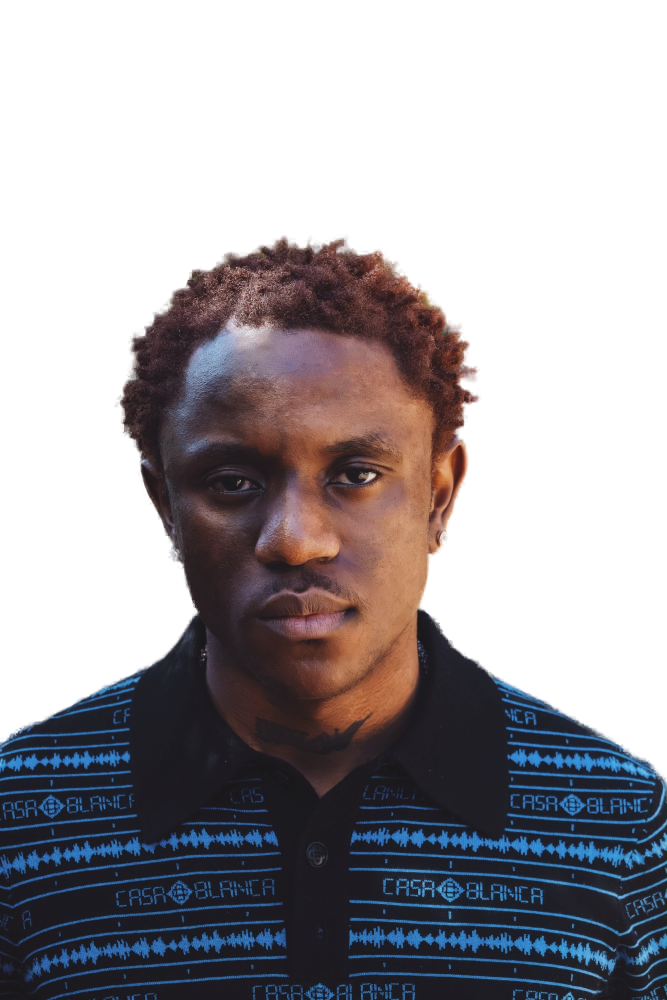
#> input picture bonfire-tour/victony_cutout.png, 1334 x 2000 px (shown at 1/2 size)
$ python illustrated.py
#> lines starting #> are read from the running program, lines starting #| are printed output that depends on the picture; after the words box and inside, x2 and y2 are one past the last pixel; in counts of white or black regions, pixels touching at a corner belong together
### bonfire-tour/abuja/design-b/backgrounds.py
# Background styles for Abuja Design B
import numpy as np
from PIL import Image, ImageFilter, ImageDraw, ImageFont
W,H=2160,2700
yy,xx=np.mgrid[0:H,0:W].astype(np.float32)
def noise(f,seed,blur=None):
    r=np.random.default_rng(seed)
    n=Image.fromarray((r.random((max(2,int(f*H/W)),f))*255).astype(np.uint8)).resize((W,H),Image.BICUBIC)
    n=n.filter(ImageFilter.GaussianBlur(blur if blur else W/f*0.3))
    n=np.asarray(n).astype(np.float32)/255; return (n-n.mean())/(n.std()+1e-6)
def vign(s=0.12): return np.clip(1.03-s*np.hypot((xx-W/2)/W,(yy-H/2)/H)**2*3,0.7,1)[...,None]
FONT='/home/user/agent-skillzone/bonfire-tour/fonts/Anton-Regular.ttf'

def paper(r):
    bg=np.array([224,223,219],np.float32)+noise(6,1)[...,None]*5+noise(40,2)[...,None]*3+r.normal(0,5,(H,W,1))
    return bg*vign()

# [52 lines left out: functions newsprint, wheatpaste, concrete, not called in this run]

def burnt(r):
    bg=np.array([232,222,200],np.float32)+noise(5,12)[...,None]*6+noise(50,13)[...,None]*3+r.normal(0,5,(H,W,1))
    edge=np.minimum.reduce([xx,yy,W-xx,H-yy])+noise(10,14)*35+noise(40,15)*12
    burn=np.clip((80-edge)/30,0,1)            # charred margin
    scorch=np.clip((230-edge)/150,0,1)**1.6    # brown scorch gradient
    bg=bg*(1-scorch[...,None]*0.55)+np.array([120,62,22])*scorch[...,None]*0.55
    bg=bg*(1-burn[...,None])+np.array([16,12,10])*burn[...,None]
    glow=np.exp(-((edge-80)/8)**2)*(noise(30,16)>0.6)   # embers on the burning edge
    bg+=glow[...,None]*np.array([200,70,10])
    return bg

# [9 lines left out: function citytype, not called in this run]

STYLES={'paper':paper,'newsprint':newsprint,'wheatpaste':wheatpaste,'concrete':concrete,'burnt':burnt,'citytype':citytype}
def make(style,seed=1): return STYLES[style](np.random.default_rng(seed))

### bonfire-tour/abuja/design-b/illustrated.py
# Abuja Design B: illustrated ink sketch + painted colour blocks on light paper (Toronto-flyer direction)
import numpy as np, sys, os
import backgrounds
STYLE=sys.argv[1] if len(sys.argv)>1 else 'burnt'
TITLE=STYLE=='burnt'
from PIL import Image, ImageFilter, ImageDraw
rng=np.random.default_rng(5)
W,H=2160,2700
yy,xx=np.mgrid[0:H,0:W].astype(np.float32)
def noise(f,seed,blur=None):
    r=np.random.default_rng(seed)
    n=Image.fromarray((r.random((max(2,int(f*H/W)),f))*255).astype(np.uint8)).resize((W,H),Image.BICUBIC)
    n=n.filter(ImageFilter.GaussianBlur(blur if blur else W/f*0.3))
    n=np.asarray(n).astype(np.float32)/255; return (n-n.mean())/(n.std()+1e-6)
# ---------- tour stop settings (city, date, the two paint colours)
TOUR={
  'abuja':        dict(city='ABUJA',         date='4TH DEC',  c1=(244,112,28), c2=(214,28,30)),    # orange + red
  'lagos':        dict(city='LAGOS',         date='DATE TBA', c1=(240,178,32), c2=(180,16,44)),    # gold + crimson
  'port-harcourt':dict(city='PORT HARCOURT', date='DATE TBA', c1=(222,34,128), c2=(226,40,30)),    # magenta + red
}
CITY=os.environ.get('CITY','abuja'); CFG=TOUR[CITY]
for k in ('date',):
    if os.environ.get('DATE'): CFG['date']=os.environ['DATE']
ORANGE=np.array(CFG['c1'],np.float32); RED=np.array(CFG['c2'],np.float32)   # c1 = left/first colour, c2 = right/second colour
C1=tuple(int(v) for v in CFG['c1']); C2=tuple(int(v) for v in CFG['c2'])

# ---------- paper background
_=rng.normal(0,5,(H,W,1))   # keep the portrait's random stream unchanged
bg=backgrounds.make(STYLE)
#> in noise (call 5), `n=n.filter(ImageFilter.GaussianBlur(blur if blur else W/f*0.3))`:
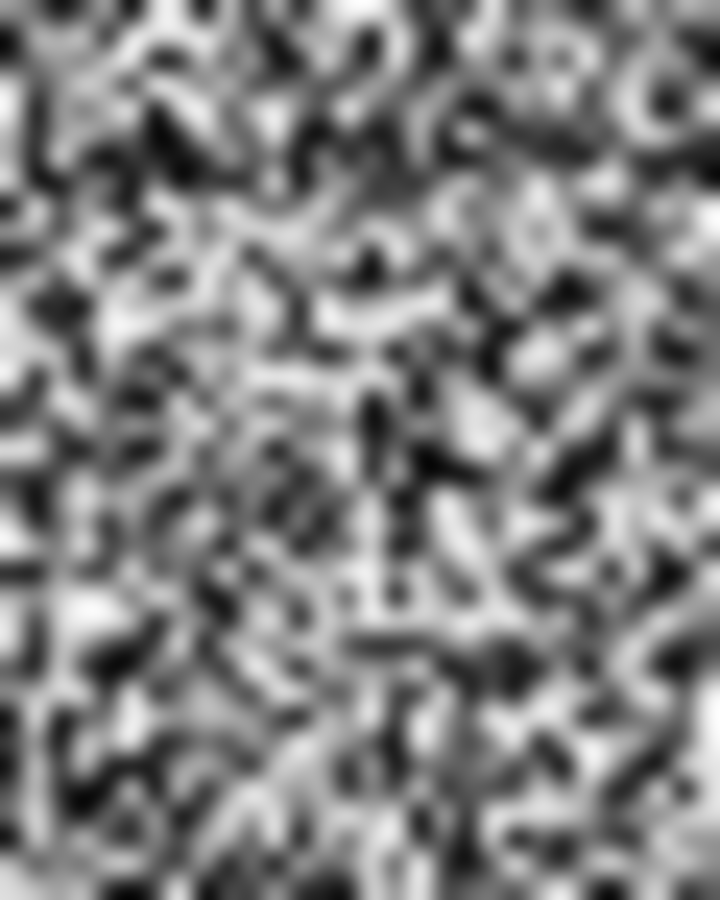
#> n: PIL image 2160x2700 L (shown at 1/3 size); min 3, max 254, mean 128.7
#> in burnt, `bg+=glow[...,None]*np.array([200,70,10])`:
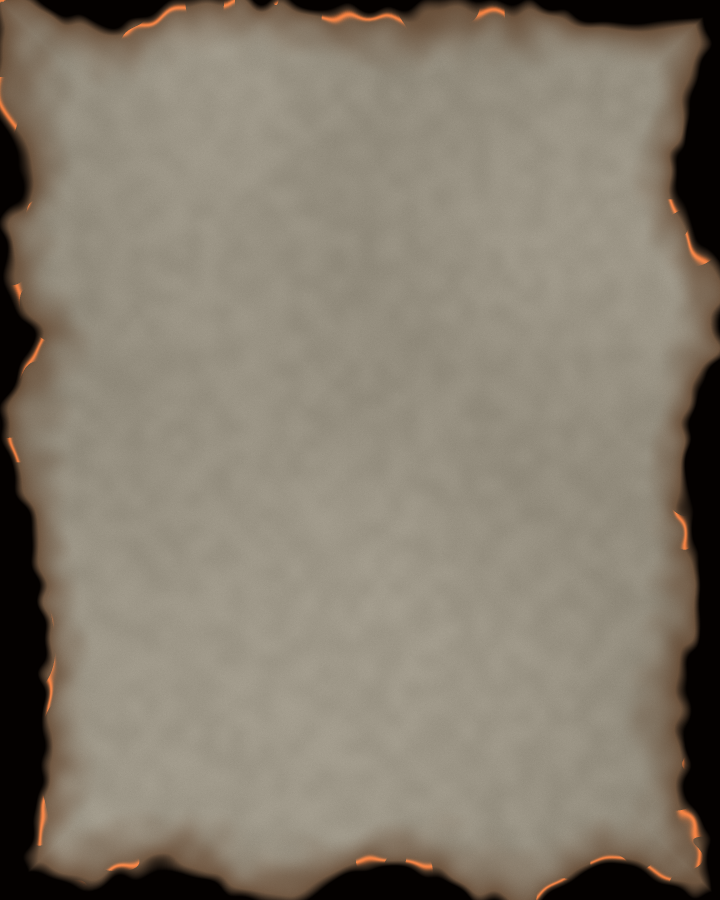
#> bg: shape (2700, 2160, 3) float64 (shown at 1/3 size); mean of channels 0, 1, 2 203.2, 190.4, 169.1; drawn with min black and max white

# ---------- place portrait
cut=Image.open('../../victony_cutout.png').convert('RGBA')
#> cut is the input picture: PIL image 1334x2000 RGBA; mean R, G, B, A 79.8, 64.5, 69.4, 124.3
SC=1.55; TOP=780; HEADTOP=463
cut=cut.resize((int(cut.width*SC),int(cut.height*SC)),Image.LANCZOS)
#> cut: PIL image 2067x3100 RGBA
ox=(W-cut.width)//2; oy=int(TOP-HEADTOP*SC)
#> after `ox = (W - cut.width) // 2`: ox = 46
lay=Image.new('RGBA',(W,H),(0,0,0,0)); lay.paste(cut,(ox,oy),cut)
#> after `lay = Image.new('RGBA', (W, H), (0, 0, 0, 0))`: lay: PIL image 2160x2700 RGBA; every value is 0
a=np.asarray(lay).astype(np.float32)/255; al=a[...,3]; rgb=a[...,:3]
P=lambda x,y:(ox+x*SC,oy+y*SC)   # cutout coords -> canvas

# ---------- ink drawing from the photo
L=rgb@np.array([.3,.59,.11],np.float32)
Li=Image.fromarray((L*255).astype(np.uint8))
b1=np.asarray(Li.filter(ImageFilter.GaussianBlur(1.5))).astype(np.float32)/255
b2=np.asarray(Li.filter(ImageFilter.GaussianBlur(6))).astype(np.float32)/255
dog=b2-b1                                     # dark lines/edges
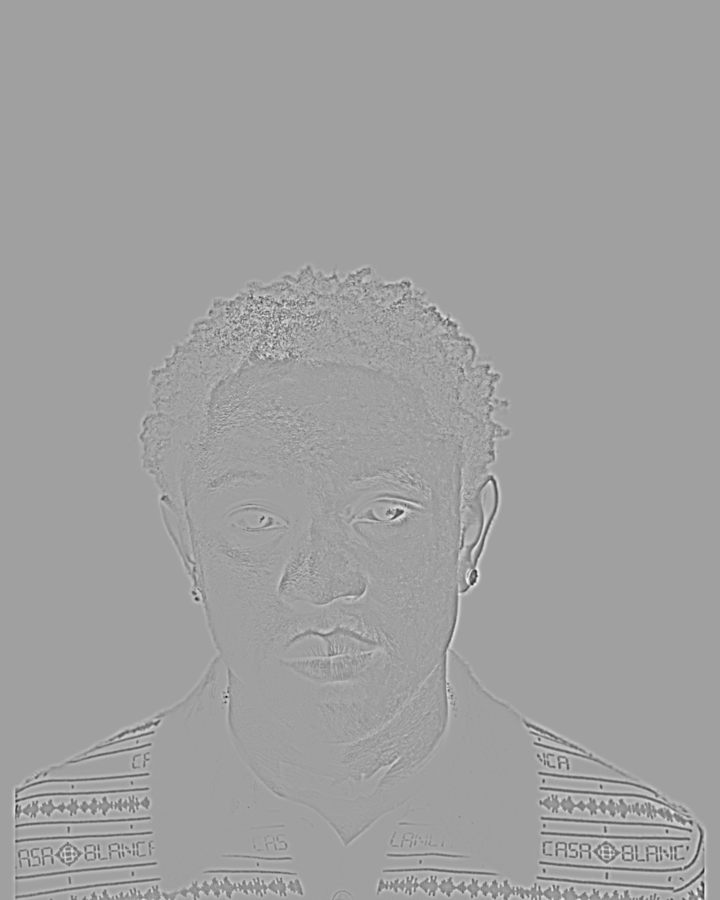
#> dog: shape (2700, 2160) float32 (shown at 1/3 size); min -0.365, max 0.216, mean 1.89e-05; drawn with min black and max white
lines=np.clip(dog*9,0,1)
m=(al>0.5)&(yy<P(0,1420)[1]); lo,hi=np.percentile(L[m],[2,99.5]); Ln=np.clip((L-lo)/(hi-lo),0,1)
#> after `m = (al > 0.5) & (yy < P(0, 1420)[1])`:
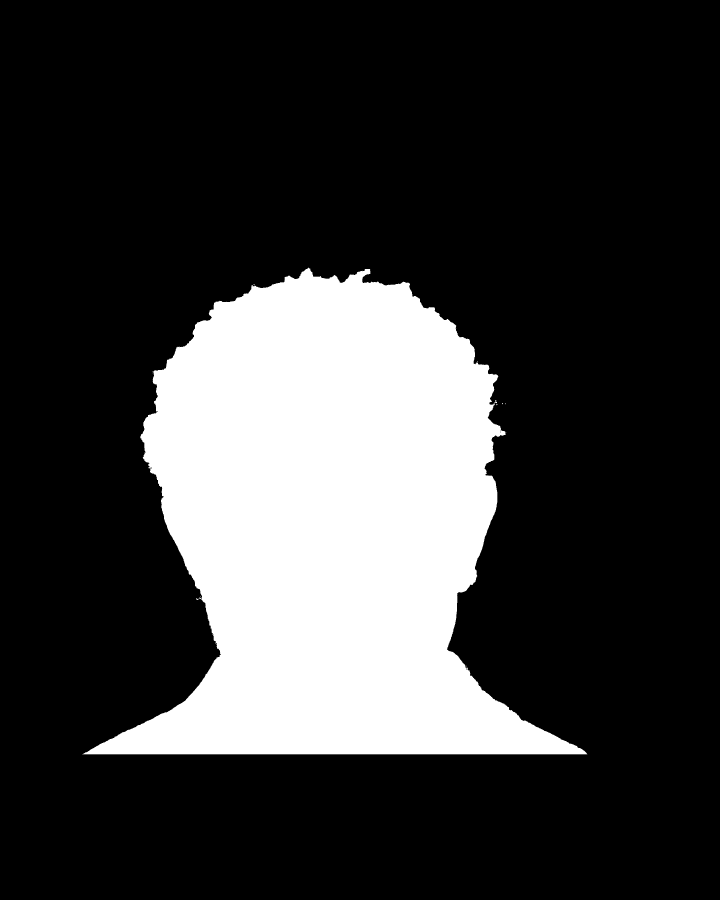
#> m: shape (2700, 2160) bool (shown at 1/3 size); 22.2% white; 14 white regions (11 under 20 px), largest, box (x1, y1, x2, y2) and area: (247, 803, 1762, 2263) 1297452, (1483, 1201, 1491, 1210) 38, (588, 1795, 596, 1800) 21
#> after `lo, hi = np.percentile(L[m], [2, 99.5])`: lo = 0.11; hi = 0.723
# hatched shading: diagonal hatch lines appear where it is dark
hatch1=(np.sin((xx+yy)*0.42)>0.15).astype(np.float32)
hatch2=(np.sin((xx-yy)*0.42)>0.35).astype(np.float32)
shade=np.where(Ln<0.22,1,0)*0.95 + np.where((Ln>=0.22)&(Ln<0.42),np.maximum(hatch1,hatch2),0)*0.85 + np.where((Ln>=0.42)&(Ln<0.60),hatch1,0)*0.7
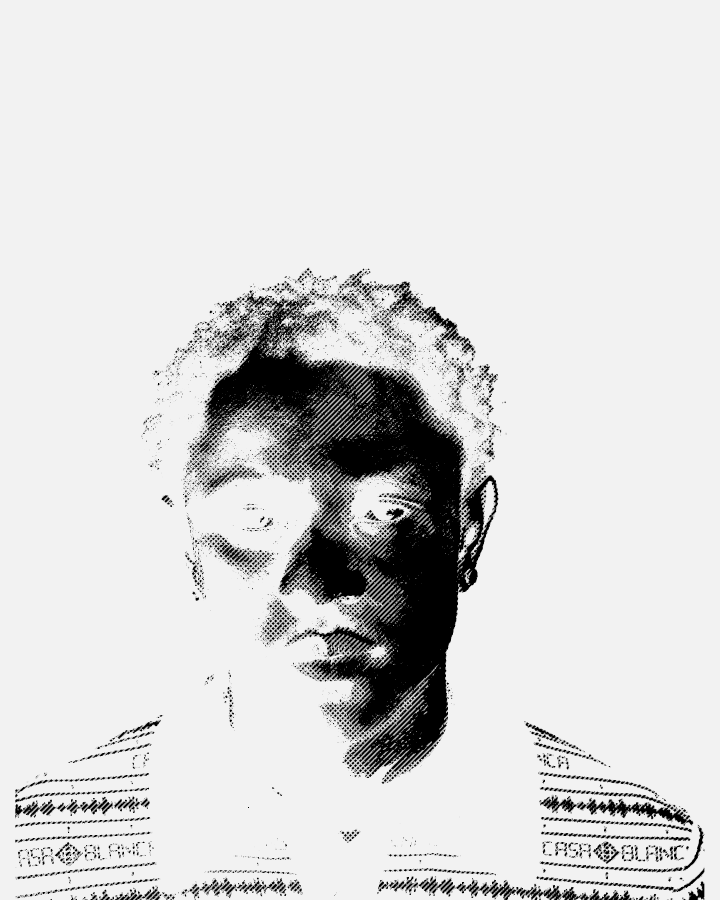
#> shade: shape (2700, 2160) float64 (shown at 1/3 size); min 0, max 0.95, mean 0.85
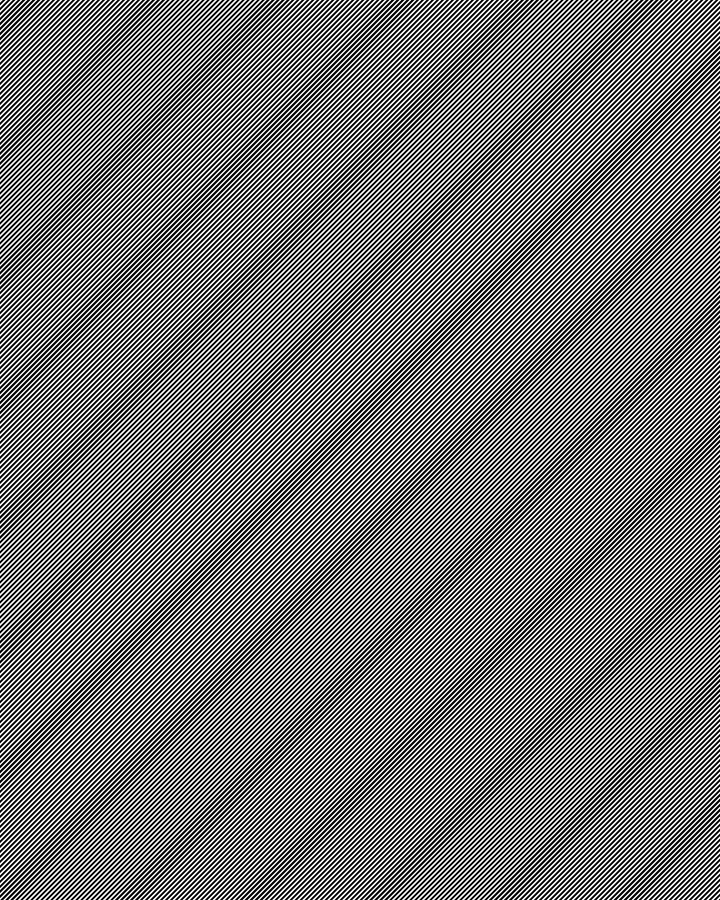
#> hatch1: shape (2700, 2160) float32 (shown at 1/3 size); values 0 (black) and 1 (white), 45.2% white; 325 white regions, largest, box (x1, y1, x2, y2) and area: (0, 11, 2160, 2177) 15120, (0, 26, 2160, 2192) 15120, (0, 41, 2160, 2207) 15120
grit=rng.random((H,W))
inkA=np.clip(np.maximum(lines,shade)*(0.75+0.25*(grit>0.25)),0,1)*al
# lower body: fewer details, just sketch lines (like the reference)
body=np.clip((yy-P(0,1480)[1])/300,0,1)
inkA=inkA*(1-body*0.92)+np.clip(lines*1.6-0.5,0,1)*al*body*0.5
inkA*=np.clip(1-(yy-2450)/250,0,1)
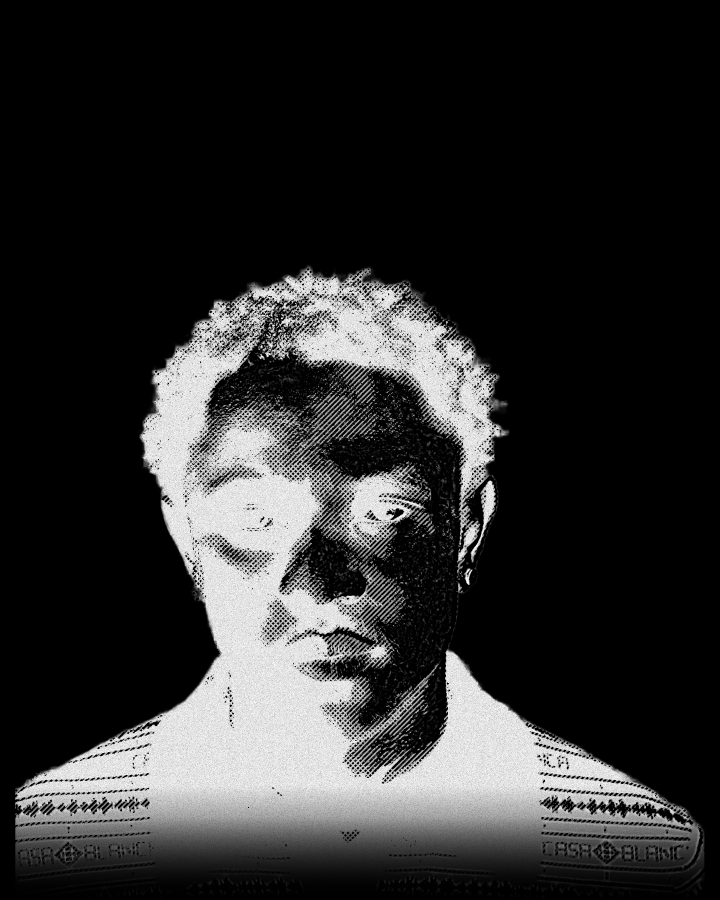
#> inkA: shape (2700, 2160) float64 (shown at 1/3 size); min 0, max 1, mean 0.183

# ---------- painted flames: red + orange dry-brush tongues rising from the shoulders
cx=P(615,0)[0]
#> (the run stopped early here; a loop or call above may not have finished)
